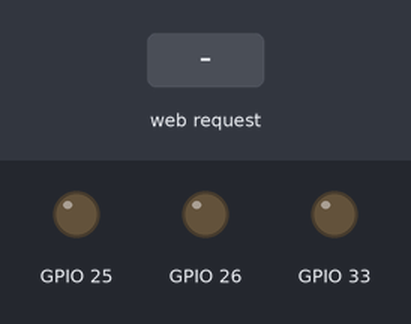
Bench run of a sketch on a simulated ESP32. Shown: output pins drawn as LEDs (lit = HIGH). Inputs (shaded band) come from the test bench. WiFi joins after 1.5 s; servers stay silent unless stated; what the sketch prints to the serial monitor is not drawn.

Above: at 2.7 s.
2.8 s: HTTP request GET /evalv1ON received
At 3.4 s:
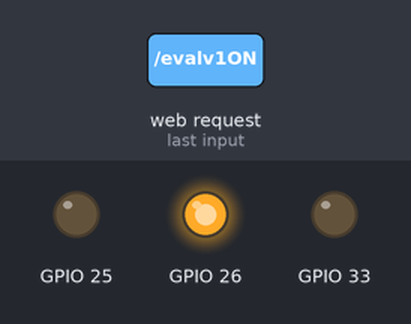
4.3 s: HTTP request GET /evalv2ON received
At 5.5 s:
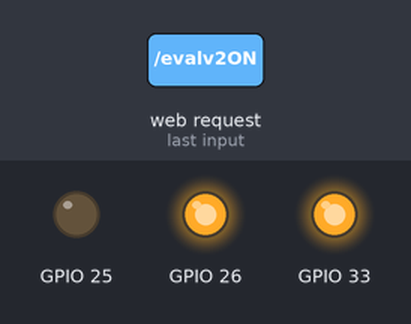
5.8 s: HTTP request GET /evalv1OFF received
At 6.9 s:
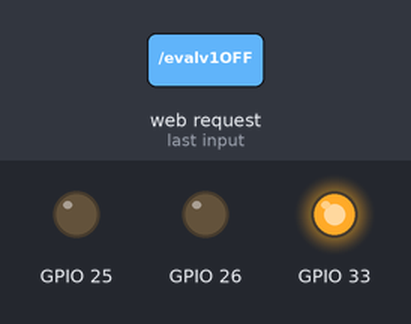
7.3 s: HTTP request GET /evalv3ON received
At 8.0 s:
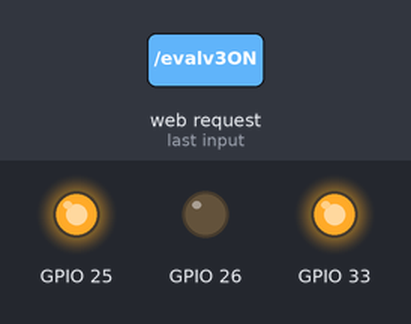
8.8 s: HTTP request GET /evalv2OFF received
At 9.1 s:
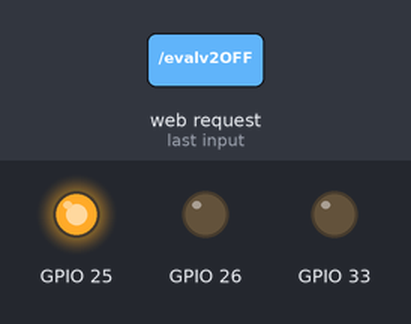
10.3 s: HTTP request GET /evalv3OFF received
At 11.5 s:
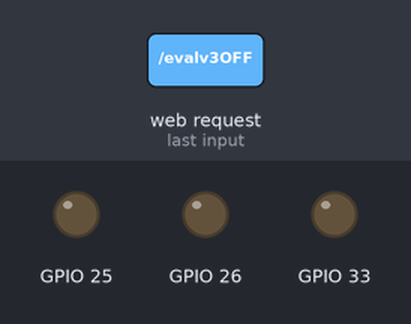
Timing chart, 0 to 12.8 s (numbered marks = the images above; inputs shaded):
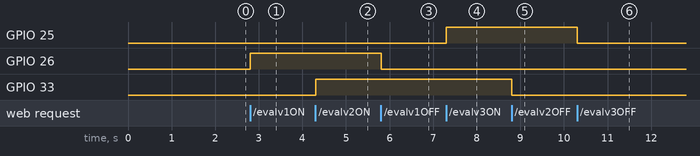

Measured:
- after the input at 2.8 s, GPIO 26: LOW → HIGH at once
- after the input at 4.3 s, GPIO 33: LOW → HIGH at once
- after the input at 5.8 s, GPIO 26: HIGH → LOW at once
- after the input at 7.3 s, GPIO 25: LOW → HIGH at once
- after the input at 8.8 s, GPIO 33: HIGH → LOW at once
- after the input at 10.3 s, GPIO 25: HIGH → LOW at once

The sketch:

Auto_Irrigation110.ino
```cpp
#include "time.h"
#include <WiFi.h>
// Using code from Rui Santos
// Replace with your network credentials
const char* ssid = "";
const char* password = "";

// Set web server port number to 80
WiFiServer server(80);
IPAddress local_IP(192, 168, 197, 36);
IPAddress gateway(192, 168, 1, 2);
IPAddress subnet(255, 255, 255, 0);
time_t inittime=1723154010;

// Variable to store the HTTP request
String header;

// Current time
unsigned long currentTime = millis();
// Previous time
unsigned long previousTime = 0;
// Define timeout time in milliseconds (example: 2000ms = 2s)
const long timeoutTime = 2000;

time_t curtime;
timeval curtime2;
//time(&curtime);
int usertime=0;
bool evalv1=0;
bool evalv2=0;
bool evalv3=0;
bool evalv1U=0;
bool evalv2U=0;
bool evalv3U=0;

class simple_prog{
  public:
  int interval=1;
  int duration=10;
  int starttm=0;
  bool enable=0;
  String label;
  String valvbool="111";
};


simple_prog Alpha;


void confOutput(){
  evalv1=0;
  evalv2=0;
  evalv3=0;
  if(Alpha.enable){
    if((curtime2.tv_sec+usertime)%(86400*Alpha.interval)>Alpha.starttm&&(curtime2.tv_sec+usertime)%(86400*Alpha.interval)<Alpha.starttm + Alpha.duration){
      if(Alpha.valvbool[0]=='1'){evalv1=1;}
      if(Alpha.valvbool[1]=='1'){evalv2=1;}
      if(Alpha.valvbool[2]=='1'){evalv3=1;}
      }
    }
  if(evalv1U){evalv1=1;}
  if(evalv2U){evalv2=1;}
  if(evalv3U){evalv3=1;}
  digitalWrite(26,evalv1);
  digitalWrite(33,evalv2);
  digitalWrite(25,evalv3);

}

String calend(int rsec){
  String day="";
  switch ((rsec/86400)%7+1){
    case 1: day="Monday"; break;
    case 2: day="Tuesday"; break;
    case 3: day="Wednesday"; break;
    case 4: day="Thursday"; break;
    case 5: day="Friday"; break;
    case 6: day="Saturday"; break;
    case 7: day="Sunday"; break;
  }
  day= day+"  "+(rsec%86400)/36000+(rsec%86400/3600)%10+":"+rsec%3600/600+(rsec%3600/60)%10+":"+rsec%60/10+rsec%60%10;
  return day;
}

void hour_set(String input){ // expected input format hh:mm (24h)

 int secs=0;
 String asdasd="";
 asdasd=asdasd+input[0]+input[1];
  secs=asdasd.toInt()*3600;
  asdasd="";
  asdasd=asdasd+input[3]+input[4];
  secs=secs+asdasd.toInt()*60;
 usertime=usertime+secs-usertime%86400; }


void day_set(String input){
  int day=0;
  int cday=0;
   if(input[1]=='u'){if(input[0]=='t'||input[0]=='T'){ day=1;} else{day=6;}}
   if(input[1]=='e'){day=2;}
   if(input[1]=='h'){day=3;}
   if(input[1]=='r'){day=4;}
   if(input[1]=='a'){day=5;}
  // Serial.print("day io :");
 //  Serial.println(day);
  String Cday=calend(curtime2.tv_sec+usertime);
   if(Cday[1]=='u'){if(Cday[0]=='T'){ cday=1;} else{cday=6;}}
   if(Cday[1]=='e'){cday=2;}
   if(Cday[1]=='h'){cday=3;}
   if(Cday[1]=='r'){cday=4;}
   if(Cday[1]=='a'){cday=5;}
   if(cday>day){day=day+7;}
   usertime= usertime%604800+(day-cday)*86400;
 // 86400
}

void setup() {
  day_set("Sundey");

  hour_set("15:58");
  inittime=inittime+10800;
  pinMode(26,OUTPUT);
  pinMode(33,OUTPUT);
  pinMode(25,OUTPUT);
  confOutput();
  Serial.begin(115200);
  if (!WiFi.config(local_IP, gateway, subnet)) {
    Serial.println("STA Failed to configure");
  }
  // Connect to Wi-Fi network with SSID and password
  Serial.print("Connecting to ");
  Serial.println(ssid);
  WiFi.begin(ssid, password);
  while (WiFi.status() != WL_CONNECTED) {
    delay(500);
    Serial.print(".");
  }
  // Print local IP address and start web server
  Serial.println("");
  Serial.println("WiFi connected.");
  Serial.println("IP address: ");
  Serial.println(WiFi.localIP());
  server.begin();
}


void loop(){


  confOutput();
  gettimeofday(&curtime2,NULL);
  curtime=inittime+curtime2.tv_sec;


  /*************************************************************************************************
  *************************************************************************************************/


  WiFiClient client = server.available();   // Listen for incoming clients

  if (client) {                             // If a new client connects,
    currentTime = millis();
    previousTime = currentTime;
    Serial.println("New Client.");          // print a message out in the serial port
    String currentLine = "";                // make a String to hold incoming data from the client
    while (client.connected() && currentTime - previousTime <= timeoutTime) {  // loop while the client's connected
      currentTime = millis();
      if (client.available()) {             // if there's bytes to read from the client,
        char c = client.read();             // read a byte, then
        Serial.write(c);                    // print it out the serial monitor
        header += c;
        if (c == '\n') {                    // if the byte is a newline character
          // if the current line is blank, you got two newline characters in a row.
          // that's the end of the client HTTP request, so send a response:
          if (currentLine.length() == 0) {
            // HTTP headers always start with a response code (e.g. HTTP/1.1 200 OK)
            // and a content-type so the client knows what's coming, then a blank line:
            client.println("HTTP/1.1 200 OK");
            client.println("Content-type:text/html");
            client.println("Connection: close");
            client.println();

            // turns the GPIOs on and off
            if (header.indexOf("GET /evalv1ON") >= 0) {
              evalv1U=1;
              Serial.println("evalv1 override on");
            }
            else if (header.indexOf("GET /evalv1OFF") >= 0) {
              Serial.println("evalv1 override off");
              evalv1U=0;
            }
            else if (header.indexOf("GET /evalv2ON") >= 0) {
              Serial.println("evalv2 override on");
             evalv2U=1;
            }
            else if (header.indexOf("GET /evalv2OFF") >= 0) {
              Serial.println("evalv2 override off");
             evalv2U=0;
            }
             else if (header.indexOf("GET /evalv3ON") >= 0) {
              Serial.println("evalv3 override on");
             evalv3U=1;
             }
            else if (header.indexOf("GET /evalv3OFF") >= 0) {
              Serial.println("evalv3 override off");
             evalv3U=0;
            }

            confOutput();


            // Display the HTML web page
            client.println("<!DOCTYPE html><html>");
            client.println("<head><meta name=\"viewport\" content=\"width=device-width, initial-scale=1\">");
            client.println("<link rel=\"icon\" href=\"data:,\">");
            // CSS to style the on/off buttons
            // Feel free to change the background-color and font-size attributes to fit your preferences
            client.println("<style>html { font-family: Helvetica; display: inline-block; margin: 0px auto; text-align: center;}");
            client.println(".button { background-color: #4CAF50; border: none; color: white; padding: 16px 26px;");
            client.println("text-decoration: none; font-size: 30px; margin: 2px; cursor: pointer;}");
            client.println(".button2 {background-color: #555555;}</style></head>");

            // Web Page Heading
            client.println("<body><h1>ESP32 Web Server</h1>");

            // Display current state, and ON/OFF buttons for GPIO 26
            client.println(calend(curtime2.tv_sec+usertime));
            client.println("<p>");
            // If the output26State is off, it displays the ON button
            if (evalv1) {
              client.println("<a href=\"/evalv1OFF\"><button class=\"button\">ON</button></a>");
            } else {
              client.println("<a href=\"/evalv1ON\"><button class=\"button button2\">OFF</button></a>");
            }
            if (evalv2) {
              client.println("<a href=\"/evalv2OFF\"><button class=\"button\">ON</button></a>");
            } else {
              client.println("<a href=\"/evalv2ON\"><button class=\"button button2\">OFF</button></a>");
            }
            if (evalv3) {
              client.println("<a href=\"/evalv3OFF\"><button class=\"button\">ON</button></a>");
            } else {
              client.println("<a href=\"/evalv3ON\"><button class=\"button button2\">OFF</button></a>");
            }
              client.println("</p>");
            // Display current state, and ON/OFF buttons for GPIO 27
            client.println("<p>GPIO 27 - State placeholder </p>");
            // If the output27State is off, it displays the ON button

            client.println("</body></html>");

            // The HTTP response ends with another blank line
            client.println();
            // Break out of the while loop
            break;
          } else { // if you got a newline, then clear currentLine
            currentLine = "";
          }
        } else if (c != '\r') {  // if you got anything else but a carriage return character,
          currentLine += c;      // add it to the end of the currentLine
        }
      }
    }
    // Clear the header variable
    header = "";
    // Close the connection
    client.stop();
    Serial.println("Client disconnected.");
    Serial.println("");
  }
}
```
